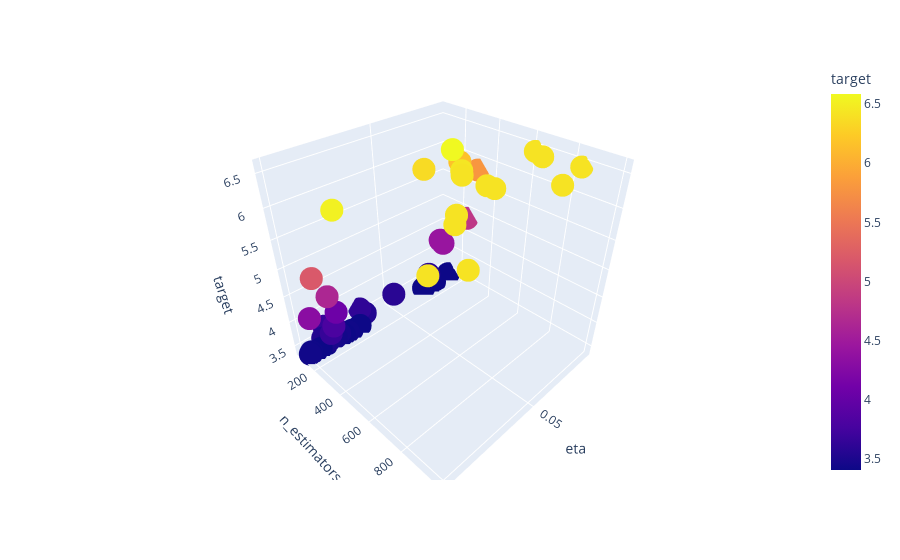

Notebook code cell kept with this figure:
### Code cell
px.scatter_3d(df2, x = "eta", y = "n_estimators", z = "target", color = "target")
